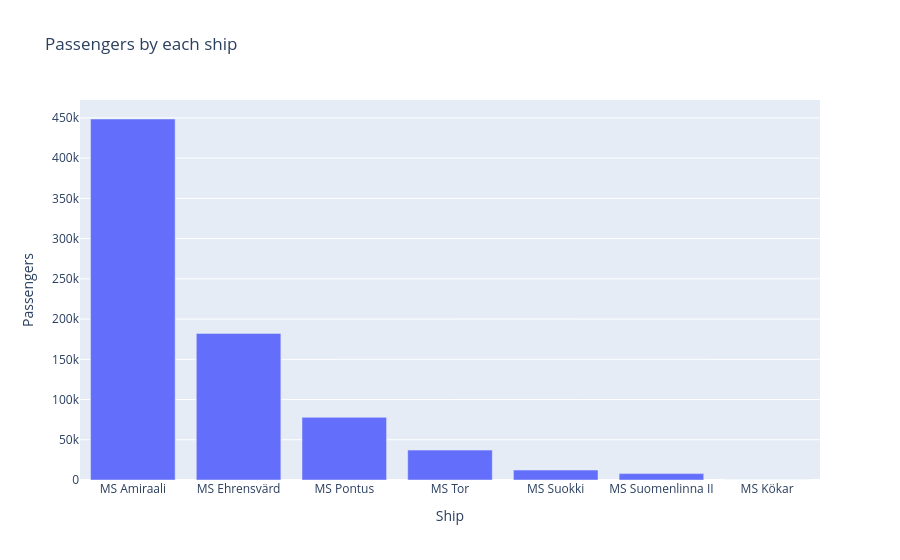

Source (notebook cell):
### Code cell
fig = px.bar(x= df['Ship'].value_counts().index, y=df.groupby('Ship')['Passengers'].sum(), 
             title='Passengers by each ship', labels={'y':'Passengers', 'x':'Ship'})
fig.update_layout(xaxis={'categoryorder':'total descending'})
fig.show()

### Figure 1 — Plotly figure (JSON) as saved in the notebook; plotly's stock layout.template omitted (floating-point values rounded to 4 significant figures)
{"data": [{"hovertemplate": "Ship=%{x}<br>Passengers=%{y}<extra></extra>", "legendgroup": "", "marker": {"color": "#636efa", "pattern": {"shape": ""}}, "name": "", "orientation": "v", "showlegend": false, "textposition": "auto", "type": "bar", "x": ["MS Suomenlinna II", "MS Suokki", "MS Tor", "MS Kökar", "MS Ehrensvärd", "MS Amiraali", "MS Pontus"], "xaxis": "x", "y": [7940, 12336, 37173, 75, 182194, 448623, 77836], "yaxis": "y"}], "layout": {"barmode": "relative", "legend": {"tracegroupgap": 0}, "title": {"text": "Passengers by each ship"}, "xaxis": {"anchor": "y", "categoryorder": "total descending", "domain": [0, 1], "title": {"text": "Ship"}}, "yaxis": {"anchor": "x", "domain": [0, 1], "title": {"text": "Passengers"}}}}
